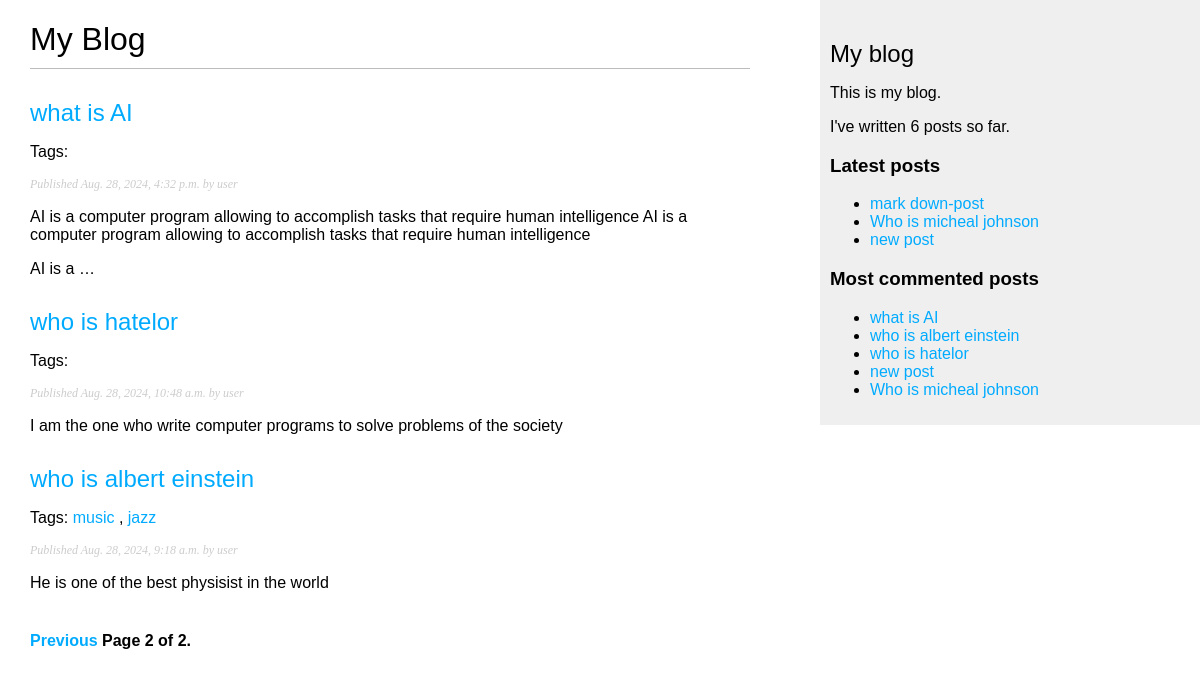
Screenshot of /blog/?page=2 with the database file from the repository.
### blog/models.py (models this page shows, shortened)
class Post(models.Model):
    objects = models.Manager() # The default manager.
    published = PublishedManager() # Our custom manager.
    class Status(models.TextChoices):
       DRAFT = 'DF', 'Draft'
       PUBLISHED = 'PB', 'Published'
    title = models.CharField(max_length=250)
    slug = models.SlugField(
        max_length=250,
        unique_for_date='publish')
    author = models.ForeignKey(
    settings.AUTH_USER_MODEL,
    on_delete=models.CASCADE,
    related_name='blog_posts'
                       )
    body = models.TextField()
    publish = models.DateTimeField(default=timezone.now)
    created = models.DateTimeField(auto_now_add=True)
    updated = models.DateTimeField(auto_now=True)
    status = models.CharField(
    max_length=2,
    choices=Status,
    default=Status.DRAFT)
    class Meta:
        ordering = ['-publish']
        indexes = [
        models.Index(fields=['-publish']),
            ]
    def get_absolute_url(self):
        return reverse(
        'blog:post_detail',
        args=[
            self.publish.year,
            self.publish.month,
            self.publish.day,
            self.slug
            ]
        )
    tags = TaggableManager()

### blog/views.py (the view)
# urls.py: path('', views.post_list, name='post_list'),
def post_list(request, tag_slug=None):
    post_list = Post.published.all()
    tag = None
    if tag_slug:
        tag = get_object_or_404(Tag, slug=tag_slug)
        post_list = post_list.filter(tags__in=[tag])
    paginator = Paginator(post_list, 3)
    page_number = request.GET.get('page', 1)
    try:
        posts = paginator.page(page_number)
    except PageNotAnInteger:
        posts = paginator.page(1)
    except EmptyPage:
        posts = paginator.page(paginator.num_pages)
    return render(
    request,
    'blog/post/list.html',
    {'posts': posts,
     'tag' :tag
     }
    )

### blog/models.py (called while the page is built)
    def get_queryset(self):
        return (
        super().get_queryset().filter(status=Post.Status.PUBLISHED)
        )

### blog/templatetags/blog_tags.py (called while the page is built)
@register.simple_tag
def total_posts():
    return Post.published.count()

@register.inclusion_tag('blog/post/latest_posts.html')
def show_latest_posts(count=5):
    latest_posts = Post.published.order_by('-publish')[:count]
    return {'latest_posts': latest_posts}

@register.simple_tag
def get_most_commented_posts(count=5):
    return Post.published.annotate(
    total_comments=Count('comments')
    ).order_by('-total_comments')[:count]

@register.filter(name='markdown')
def markdown_format(text):
 return mark_safe(markdown.markdown(text))

### blog/templates/blog/post/list.html (shortened to what this page needs)
{% extends "blog/base.html" %}
{% load blog_tags %}
{% block content %}
    <h1>My Blog</h1>
    {% for post in posts %}
        <h2><a href="{{ post.get_absolute_url }}">{{ post.title }}</a></h2>
            <p class="tags">
                Tags:
                {% for tag in post.tags.all %}
                <a href="{% url 'blog:post_list_by_tag' tag.slug %}">
                {{ tag.name }}
                </a>{% if not forloop.last %}, {% endif %}
                {% endfor %}
            </p>
        <p class="date">
        Published {{ post.publish }} by {{ post.author }}
        </p>
        {{ post.body|markdown|truncatewords_html:30 }}
    {% endfor %}
    {% include "pagination.html" with page=posts%}
{% endblock %}

### blog/templates/blog/base.html (shortened to what this page needs)
{% load static %}
{% load blog_tags %}
<!DOCTYPE html>
<html>
<head>
<link href="{% static "css/blog.css" %}" rel="stylesheet">
</head>
<body>
    <div id="content">
        {% block content %}
        {% endblock %}
    </div>
    <div id="sidebar">
        <h2>My blog</h2>
        <p>This is my blog.</p>
        <p>I've written {% total_posts %} posts so far.</p>
        <h3>Latest posts</h3>
        <p>{% show_latest_posts 3 %}</p>
        <h3>Most commented posts</h3>
            {% get_most_commented_posts as most_commented_posts %}
            <ul>
                {% for post in most_commented_posts %}
                <li>
                <a href="{{ post.get_absolute_url }}">{{ post.title }}</a>
                </li>
                {% endfor %}
            </ul>
    </div>
</body>
</html>

### blog/templates/blog/post/latest_posts.html
<ul>
    {% for post in latest_posts %}
    <li>
   <a href="{{ post.get_absolute_url }}">{{ post.title }}</a>
   </li>
    {% endfor %}
</ul>

### blog/static/css/blog.css (style rules this page uses)
body { margin:0; padding:0; font-family:helvetica, sans-serif; }
a { color:#00abff; text-decoration:none; }
h1 { font-weight:normal; border-bottom:1px solid #bbb; padding:0 0 10px 0; }
h2 { font-weight:normal; margin:30px 0 0; }
#content { float:left; width:60%; padding:0 0 0 30px; }
#sidebar { float:right; width:30%; padding:10px; background:#efefef; height:100%; }
p.date { color:#ccc; font-family: georgia, serif; font-size: 12px; font-style: italic; }

### rows the page displays
Post: title "what is AI", publish "Aug. 28, 2024, 4:32 p.m.", author "user", body "AI is a computer program allowing to accomplish tasks that require human intelligence AI is a computer program allowing to accomplish tasks that require human intelligence AI is a …"
Post: title "who is hatelor", publish "Aug. 28, 2024, 10:48 a.m.", author "user", body "I am the one who write computer programs to solve problems of the society"
Post: title "who is albert einstein", publish "Aug. 28, 2024, 9:18 a.m.", author "user", body "He is one of the best physisist in the world"
Tag: name "music"
Tag: name "jazz"
Post: title "mark down-post"
Post: title "Who is micheal johnson"
Post: title "new post"

### other values shown
{{ page.number }} "2"
{{ page.paginator.num_pages }} "2"
